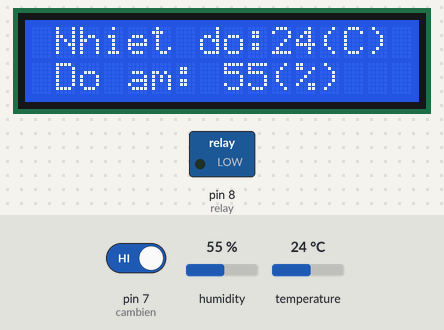
Bench run of a sketch on a simulated Arduino Uno, built with avr-gcc and run on an emulated ATmega328P. On the bench: 16×2 character LCD, switched loads named in the sketch (green lamp = pin HIGH). The test bench sets the inputs (shaded band); at power-on: pin 7 (cambien) HIGH, humidity 55 %, temperature 24 °C. What the sketch prints to the serial monitor is not drawn.

Above: at 1.2 s.
1.3 s: pin 7 (cambien) driven LOW
At 2.9 s:
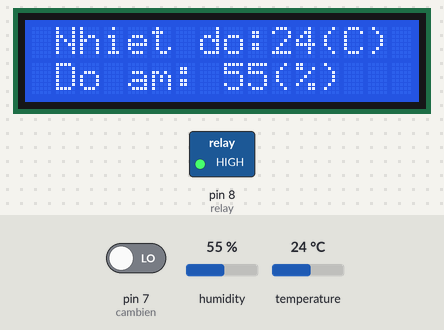
3.2 s: humidity set to 22 %
At 4.8 s:
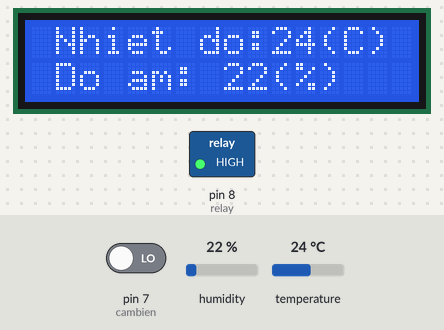
5.9 s: temperature set to 12 °C
At 7.7 s:
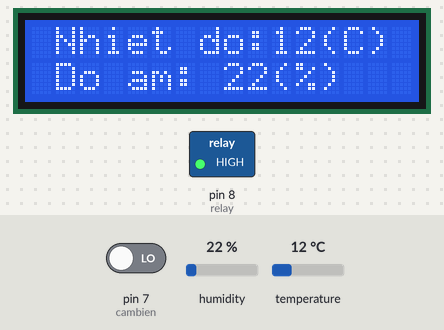
8.1 s: humidity set to 40 %
At 9.3 s:
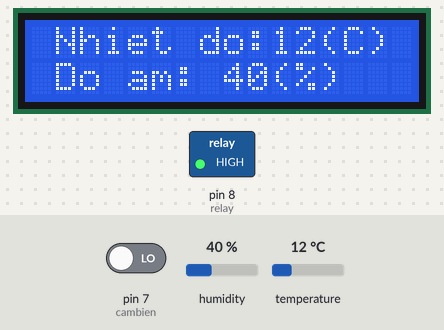
10.2 s: temperature set to 19 °C
At 12.2 s:
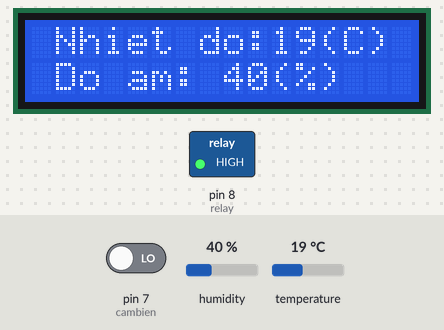
Timing chart, 0 to 13.4 s (numbered marks = the images above; inputs shaded):
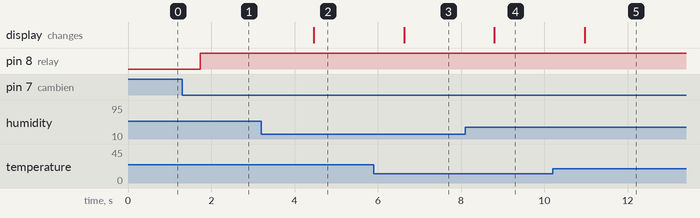

The sketch:

CODE.ino
```cpp
#include <Wire.h>
#include <LiquidCrystal_I2C.h>
LiquidCrystal_I2C lcd(0x27, 16, 2);
#include"stdio.h"
int cambien = 7;
int gtcambien;
int relay=8;
#include "DHT.h"      //gọi thư viện DHT11
const int DHTPIN = 2;       //Đọc dữ liệu từ DHT11 ở chân 2 trên mạch Arduino
const int DHTTYPE = DHT11;  //Khai báo loại cảm biến, có 2 loại là DHT11 và DHT22
DHT dht(DHTPIN, DHTTYPE);
///////////////////////////////////////
void setup() {
  Serial.begin(9600);
  dht.begin();         // Khởi động cảm biến
  lcd.init();
  lcd.backlight();
  pinMode(cambien, INPUT);

  pinMode(relay,OUTPUT);


}
////////////////////////////////////////
void loop() {
  float humidity = dht.readHumidity();    //Đọc độ ẩm
  float temperature = dht.readTemperature(); //Đọc nhiệt độ

  lcd.setCursor(1, 0);
  lcd.print("Nhiet do:");
  lcd.setCursor(10, 0);
  lcd.print(temperature);
  lcd.setCursor(12, 0);
  lcd.print("(C)");
  lcd.setCursor(1, 1);
  lcd.print("Do am:");
  lcd.setCursor(8, 1);
  lcd.print(humidity);
  lcd.setCursor(10, 1);
  lcd.print("(%)");
  lcd.setCursor(13, 1);
   gtcambien = digitalRead(cambien);

  Serial.print("Giá trị cảm biến: ");
  Serial.println(gtcambien);

  if(gtcambien == 0)
  {
    Serial.println("................Có vật cản");
    //status_lights=true;
    digitalWrite(relay,HIGH);

    }
  else
  {
    Serial.println("................Không có vật cản");
    //status_lights=true;
    digitalWrite(relay,LOW);
  }

  delay(500);
}
```

Measured:
- after the input at 1.3 s, pin 8 (relay): LOW → HIGH after 0.44 s
- after the input at 3.2 s, the display: changes after 1.3 s (image 2)
- after the input at 5.9 s, the display: changes after 0.73 s (image 3)
- after the input at 8.1 s, the display: changes after 0.70 s (image 4)
- after the input at 10.2 s, the display: changes after 0.77 s (image 5)
